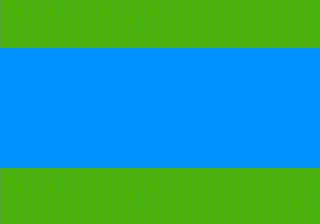

This game map was drawn from its Tiled (.tmx) file and the tilesets committed beside it. A one-line description and the full map source follow:
An orthogonal 40x28 tile map with 8x8 px tiles, 2 tile layers (bg, g) and 2 objects.

<map version="1.0" orientation="orthogonal" renderorder="right-down" width="40" height="28" tilewidth="8" tileheight="8" nextobjectid="18">
 <properties>
  <property name="unity:scale" type="float" value="0.01" />
 </properties>
 <tileset firstgid="1" name="ts2" tilewidth="16" tileheight="16" tilecount="280" columns="20">
  <image source="tiles.png" width="320" height="224" />
 </tileset>
 <layer name="bg" width="40" height="28">
  <data encoding="csv">
1,0,1,0,1,0,1,0,1,0,1,0,1,0,1,0,1,0,1,0,1,0,1,0,1,0,1,0,1,0,1,0,1,1,1,1,1,1,1,1,
0,0,0,0,0,0,0,0,0,0,0,0,0,0,0,0,0,0,0,0,0,0,0,0,0,0,0,0,0,0,0,0,0,0,0,0,0,0,0,0,
1,0,1,0,1,0,1,0,1,0,1,0,1,0,1,0,1,0,1,0,1,0,1,0,1,0,1,0,1,0,1,0,1,1,1,1,1,1,1,1,
0,0,0,0,0,0,0,0,0,0,0,0,0,0,0,0,0,0,0,0,0,0,0,0,0,0,0,0,0,0,0,0,0,0,0,0,0,0,0,0,
1,0,1,0,1,0,1,0,1,0,1,0,1,0,1,0,1,0,1,0,1,0,1,0,1,0,1,0,1,0,1,0,1,1,1,1,1,1,1,1,
0,0,0,0,0,0,0,0,0,0,0,0,0,0,0,0,0,0,0,0,0,0,0,0,0,0,0,0,0,0,0,0,0,0,0,0,0,0,0,0,
1,0,1,0,1,0,1,0,1,0,1,0,1,0,1,0,1,0,1,0,1,0,1,0,1,0,1,0,1,0,1,0,1,1,1,1,1,1,1,1,
0,0,0,0,0,0,0,0,0,0,0,0,0,0,0,0,0,0,0,0,0,0,0,0,0,0,0,0,0,0,0,0,0,0,0,0,0,0,0,0,
1,0,1,0,1,0,1,0,1,0,1,0,1,0,1,0,1,0,1,0,1,0,1,0,1,0,1,0,1,0,1,0,1,1,1,1,1,1,1,1,
0,0,0,0,0,0,0,0,0,0,0,0,0,0,0,0,0,0,0,0,0,0,0,0,0,0,0,0,0,0,0,0,0,0,0,0,0,0,0,0,
1,0,1,0,1,0,1,0,1,0,1,0,1,0,1,0,1,0,1,0,1,0,1,0,1,0,1,0,1,0,1,0,1,1,1,1,1,1,1,1,
0,0,0,0,0,0,0,0,0,0,0,0,0,0,0,0,0,0,0,0,0,0,0,0,0,0,0,0,0,0,0,0,0,0,0,0,0,0,0,0,
1,0,1,0,1,0,1,0,1,0,1,0,1,0,1,0,1,0,1,0,1,0,1,0,1,0,1,0,1,0,1,0,1,1,1,1,1,1,1,1,
0,0,0,0,0,0,0,0,0,0,0,0,0,0,0,0,0,0,0,0,0,0,0,0,0,0,0,0,0,0,0,0,0,0,0,0,0,0,0,0,
1,0,1,0,1,0,1,0,1,0,1,0,1,0,1,0,1,0,1,0,1,0,1,0,1,0,1,0,1,0,1,0,1,1,1,1,1,1,1,1,
0,0,0,0,0,0,0,0,0,0,0,0,0,0,0,0,0,0,0,0,0,0,0,0,0,0,0,0,0,0,0,0,0,0,0,0,0,0,0,0,
1,0,1,0,1,0,1,0,1,0,1,0,1,0,1,0,1,0,1,0,1,0,1,0,1,0,1,0,1,0,1,0,1,1,1,1,1,1,1,1,
0,0,0,0,0,0,0,0,0,0,0,0,0,0,0,0,0,0,0,0,0,0,0,0,0,0,0,0,0,0,0,0,0,0,0,0,0,0,0,0,
1,0,1,0,1,0,1,0,1,0,1,0,1,0,1,0,1,0,1,0,1,0,1,0,1,0,1,0,1,0,1,0,1,1,1,1,1,1,1,1,
0,0,0,0,0,0,0,0,0,0,0,0,0,0,0,0,0,0,0,0,0,0,0,0,0,0,0,0,0,0,0,0,0,0,0,0,0,0,0,0,
1,0,1,0,1,0,1,0,1,0,1,0,1,0,1,0,1,0,1,0,1,0,1,0,1,0,1,0,1,0,1,0,1,1,1,1,1,1,1,1,
0,0,0,0,0,0,0,0,0,0,0,0,0,0,0,0,0,0,0,0,0,0,0,0,0,0,0,0,0,0,0,0,0,0,0,0,0,0,0,0,
1,0,1,0,1,0,1,0,1,0,1,0,1,0,1,0,1,0,1,0,1,0,1,0,1,0,1,0,1,0,1,0,1,1,1,1,1,1,1,1,
0,0,0,0,0,0,0,0,0,0,0,0,0,0,0,0,0,0,0,0,0,0,0,0,0,0,0,0,0,0,0,0,0,0,0,0,0,0,0,0,
1,0,1,0,1,0,1,0,1,0,1,0,1,0,1,0,1,0,1,0,1,0,1,0,1,0,1,0,1,0,1,0,1,1,1,1,1,1,1,1,
0,0,0,0,0,0,0,0,0,0,0,0,0,0,0,0,0,0,0,0,0,0,0,0,0,0,0,0,0,0,0,0,0,0,0,0,0,0,0,0,
1,0,1,0,1,0,1,0,1,0,1,0,1,0,1,0,1,0,1,0,1,0,1,0,1,0,1,0,1,0,1,0,1,1,1,1,1,1,1,1,
1,0,1,0,1,0,1,0,1,0,1,0,1,0,1,0,1,0,1,0,1,0,1,0,1,0,1,0,1,0,1,0,1,1,1,1,1,1,1,1
</data>
 </layer>
 <layer name="g" width="40" height="28">
  <data encoding="csv">
3,3,3,3,3,3,3,3,3,3,3,3,3,3,3,3,3,3,3,3,3,3,3,3,3,3,3,3,3,3,3,3,3,3,3,3,3,3,3,3,
3,0,0,3,3,3,3,3,3,3,3,3,3,3,3,3,3,3,3,3,3,3,3,3,3,3,3,3,3,3,3,3,3,3,3,3,3,3,3,3,
3,3,0,3,3,3,0,0,0,3,3,3,3,0,0,0,3,3,3,0,0,0,0,0,0,0,0,0,0,0,0,0,0,3,3,3,3,3,3,3,
3,3,3,3,3,3,3,3,3,3,3,3,3,3,3,3,0,0,3,3,3,3,3,3,3,3,3,3,3,3,3,3,3,3,3,3,3,3,3,3,
3,3,3,3,3,3,3,3,3,3,3,3,3,3,3,3,3,3,3,3,3,3,3,3,3,3,3,3,3,3,3,3,3,3,3,3,3,3,3,3,
3,3,3,3,3,3,3,3,3,3,3,3,3,3,3,3,3,3,3,3,3,3,3,3,3,3,3,3,3,3,3,3,3,3,3,3,3,3,3,3,
0,0,0,0,0,0,0,0,0,0,0,0,0,0,0,0,0,0,0,0,0,0,0,0,0,0,0,0,0,0,0,0,0,0,0,0,0,0,0,0,
0,0,0,0,0,0,0,0,0,0,0,0,0,0,0,0,0,0,0,0,0,0,0,0,0,0,0,0,0,0,0,0,0,0,0,0,0,0,0,0,
0,0,0,0,0,0,0,0,0,0,0,0,0,0,0,0,0,0,0,0,0,0,0,0,0,0,0,0,0,0,0,0,0,0,0,0,0,0,0,0,
0,0,0,0,0,0,0,0,0,0,0,0,0,0,0,0,0,0,0,0,0,0,0,0,0,0,0,0,0,0,0,0,0,0,0,0,0,0,0,0,
0,0,0,0,0,0,0,0,0,0,0,0,0,0,0,0,0,0,0,0,0,0,0,0,0,0,0,0,0,0,0,0,0,0,0,0,0,0,0,0,
0,0,0,0,0,0,0,0,0,0,0,0,0,0,0,0,0,0,0,0,0,0,0,0,0,0,0,0,0,0,0,0,0,0,0,0,0,0,0,0,
0,0,0,0,0,0,0,0,0,0,0,0,0,0,0,0,0,0,0,0,0,0,0,0,0,0,0,0,0,0,0,0,0,0,0,0,0,0,0,0,
0,0,0,0,0,0,0,0,0,0,0,0,0,0,0,0,0,0,0,0,0,0,0,0,0,0,0,0,0,0,0,0,0,0,0,0,0,0,0,0,
0,0,0,0,0,0,0,0,0,0,0,0,0,0,0,0,0,0,0,0,0,0,0,0,0,0,0,0,0,0,0,0,0,0,0,0,0,0,0,0,
0,0,0,0,0,0,0,0,0,0,0,0,0,0,0,0,0,0,0,0,0,0,0,0,0,0,0,0,0,0,0,0,0,0,0,0,0,0,0,0,
0,0,0,0,0,0,0,0,0,0,0,0,0,0,0,0,0,0,0,0,0,0,0,0,0,0,0,0,0,0,0,0,0,0,0,0,0,0,0,0,
0,0,0,0,0,0,0,0,0,0,0,0,0,0,0,0,0,0,0,0,0,0,0,0,0,0,0,0,0,0,0,0,0,0,0,0,0,0,0,0,
0,0,0,0,0,0,0,0,0,0,0,0,0,0,0,0,0,0,0,0,0,0,0,0,0,0,0,0,0,0,0,0,0,0,0,0,0,0,0,0,
0,0,0,0,0,0,0,0,0,0,0,0,0,0,0,0,0,0,0,0,0,0,0,0,0,0,0,0,0,0,0,0,0,0,0,0,0,0,0,0,
0,0,0,0,0,0,0,0,0,0,0,0,0,0,0,0,0,0,0,0,0,0,0,0,0,0,0,0,0,0,0,0,0,0,0,0,0,0,0,0,
0,0,0,0,0,0,0,0,0,0,0,0,0,0,0,0,0,0,0,0,0,0,0,0,0,0,0,0,0,0,0,0,0,0,0,0,0,0,0,0,
3,3,3,3,3,3,3,3,3,3,3,3,3,3,3,3,3,3,3,3,3,3,3,3,3,3,3,3,3,3,3,3,3,3,3,3,3,3,3,3,
3,0,0,3,3,3,3,3,3,3,3,3,3,3,3,3,3,3,3,3,3,3,3,3,3,3,3,3,3,3,3,3,3,3,3,3,3,3,3,3,
3,3,0,3,3,3,0,0,0,0,0,0,0,3,3,3,3,3,3,0,0,0,0,0,0,0,0,0,0,0,0,0,3,3,3,3,3,3,3,3,
0,3,3,3,3,3,3,3,3,3,3,3,3,3,3,3,0,0,3,3,3,3,3,3,3,3,3,3,3,3,3,3,3,3,3,3,3,3,3,3,
3,3,3,3,3,3,3,3,3,3,3,3,3,3,3,3,3,3,3,3,3,3,3,3,3,3,3,3,3,3,3,3,3,3,3,3,3,0,0,3,
3,3,3,3,3,3,3,3,3,3,3,3,3,3,3,3,3,3,3,3,3,3,3,3,3,3,3,3,3,3,3,3,3,3,3,3,3,3,3,3
</data>
 </layer>
 <objectgroup name="colliders">
  <object id="13" x="0" y="48">
   <polyline points="0,0 328,0" />
  </object>
  <object id="17" x="0" y="168">
   <polyline points="0,0 328,0" />
  </object>
 </objectgroup>
</map>
